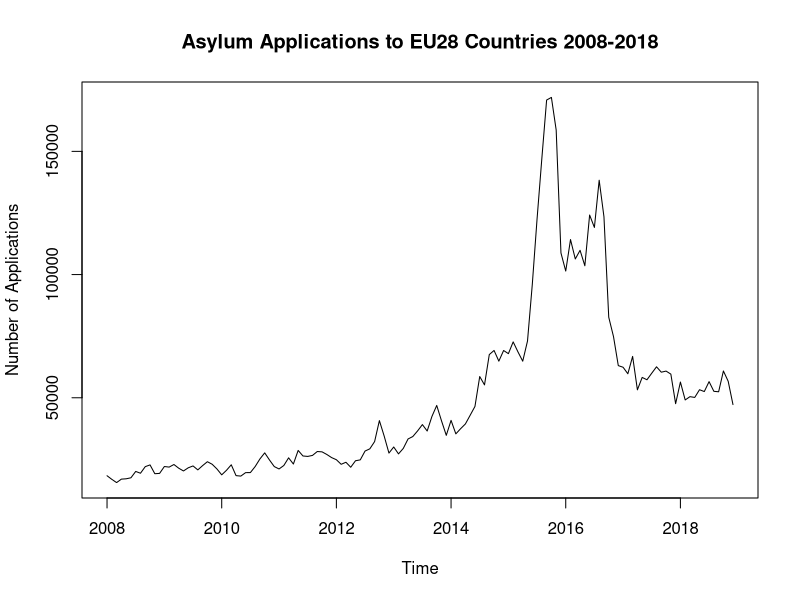
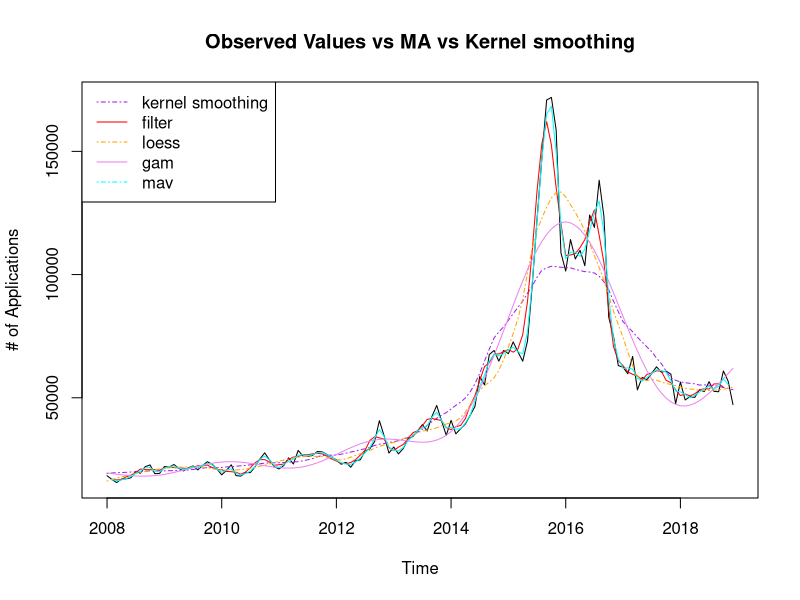
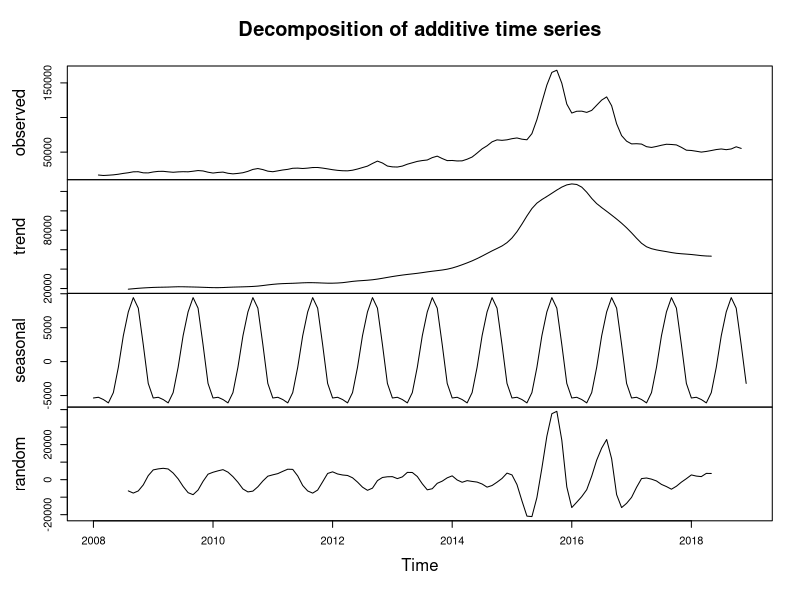
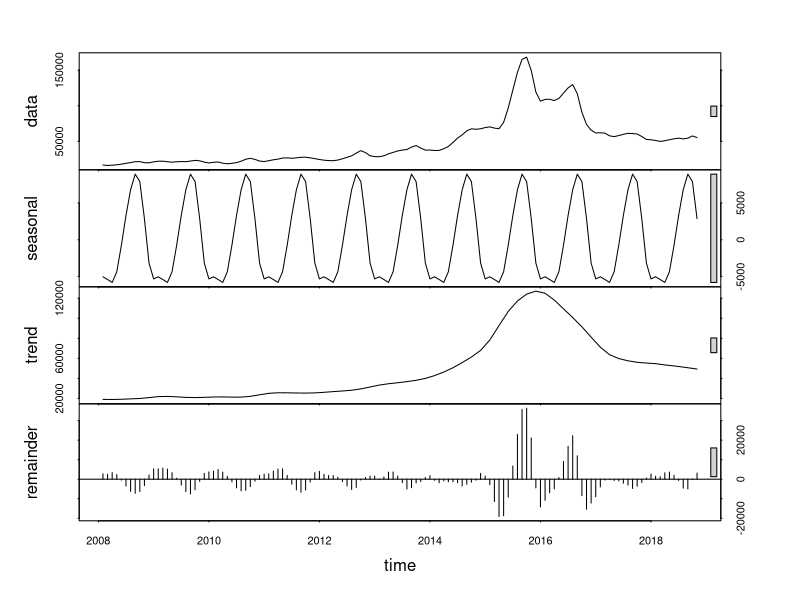
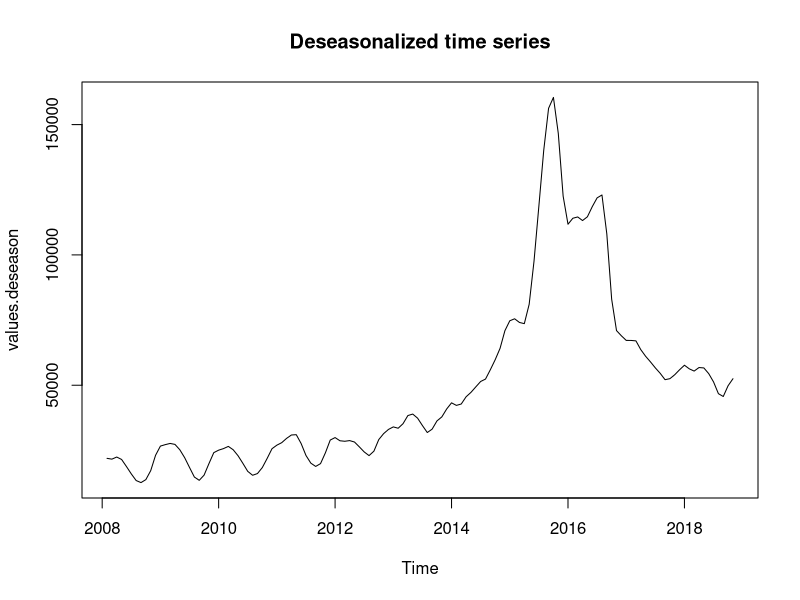
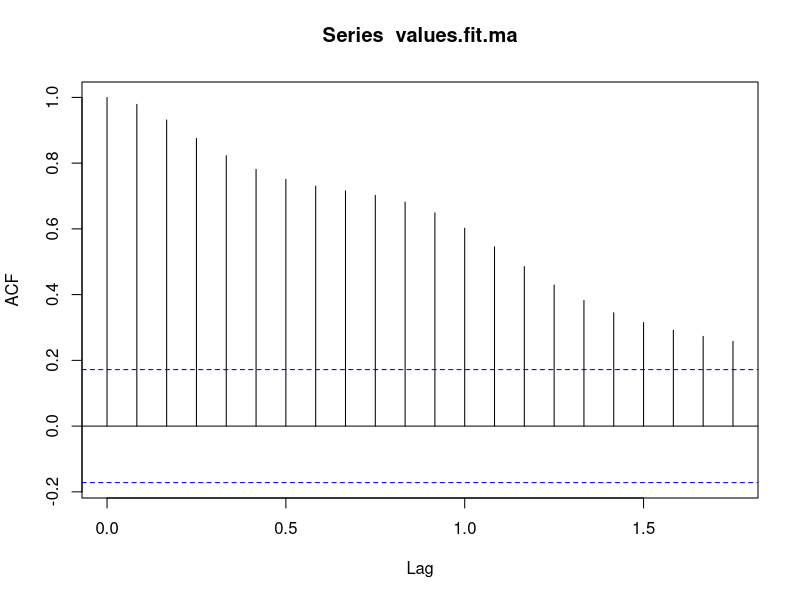
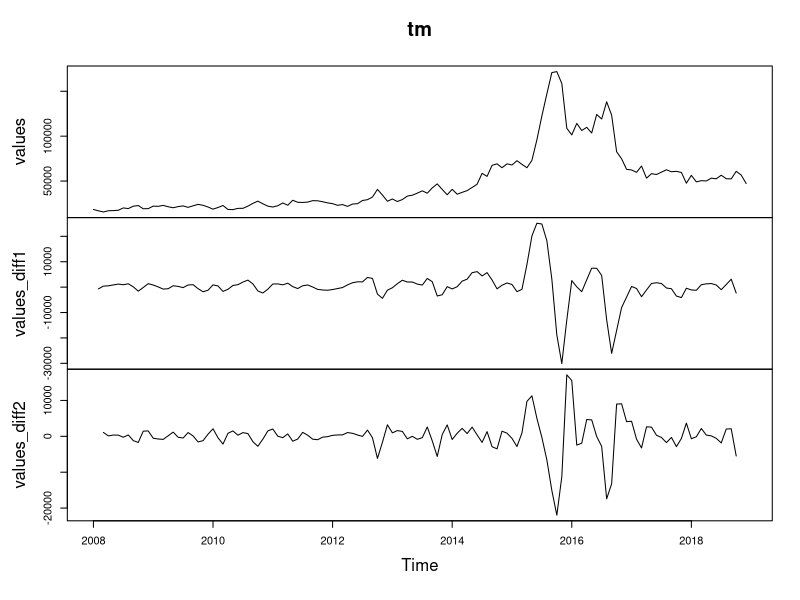
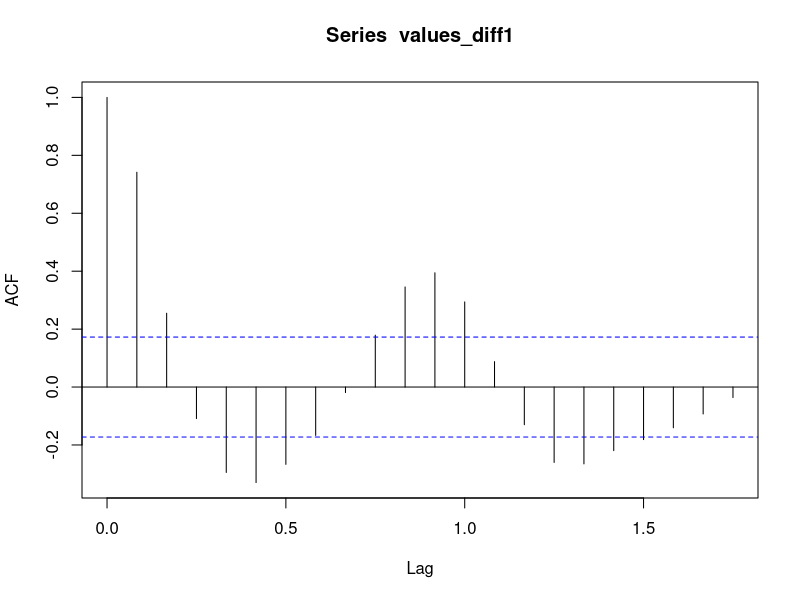

Here is the R script that generated these plots, in order:
## ---- chunk 1
#set working directory
#setwd("~/DIT/Time Series 2 Forecasting/Project/2-Trend and seasonality")

#Graphical Parameters: For colours, color specifications, check colors() or, even better, demo(colors)

library(readr)
library(forecast)
library(tseries)
library(mgcv)


datafile <- read_csv("migr_asylum_applicant_EU28/migr_asyappctzm_1_Data.csv")

head(datafile)
## ---- chunk 2
names(datafile)
## ---- chunk 3
values = datafile[9]
values = ts(values, start=2008, frequency=12)
ts.plot(values, main="Asylum Applications to EU28 Countries 2008-2018", ylab="Number of Applications")
## ---- chunk 4
#Create equally spaced time points for fitting trends
time.pts = c(1:length(values))
time.pts = c(time.pts - min(time.pts))/max(time.pts)
## ---- chunk 5
#define mav/smoothing methods, and fit
values.mafilter.fit = filter(values, filter = rep(1/4, 4), sides = 2)


ma.fit = ma(values, order=2)
values.fit.ma = ts(ma.fit, start=2008, frequency=12)

ksmooth.fit = ksmooth(time.pts, values, kernel = "box", bandwidth = 0.2)
values.fit.ksmooth = ts(ksmooth.fit$y,start=2008,frequency=12)

loess.fit = loess(as.matrix(values)~time.pts, data=values, span=0.2)
values.fit.loess = ts(predict(loess.fit), start=2008, frequency=12)

gam.fit = gam(values~s(time.pts))
values.fit.gam = ts(fitted(gam.fit),start=2008,frequency=12) 
## ---- chunk 6
# plot fits against values
ts.plot(values,ylab="# of Applications", main="Observed Values vs MA vs Kernel smoothing")
lines(values.fit.ksmooth,lwd=1, lty=4 ,col="purple")
lines(values.mafilter.fit, col="red")
lines(values.fit.loess, col="orange", lty=4)
lines(values.fit.gam, col="violet")
lines(values.fit.ma, col="cyan")
legend(x="topleft",c("kernel smoothing", "filter", "loess", "gam", "mav"),lty = c(4, 1), col=c("purple","red", "orange", "violet", "cyan"))
#values.fit.mav is the ma dataframe (type of the objects is float) with the transformed values for each entry
#ablines is an a, b line graphing function, a is y intercept and b is slope
## ---- chunk 7
values.ma.decomp = decompose(values.fit.ma, type=c("additive"))
plot(values.ma.decomp)
## ---- chunk 8
values.decomp.stl <- stl(na.omit(values.fit.ma[, 1]), s.window="periodic")
plot(values.decomp.stl)
## ---- chunk 9
values.deseason = seasadj(values.decomp.stl)
plot(values.deseason, main="Deseasonalized time series")
print(values.decomp.stl)
## ---- chunk 10
values.fit.ma <- ts(na.omit(values.fit.ma), frequency=12, start=2008)
acf(values.fit.ma)
adf.test(values.fit.ma)
## ---- chunk 11
values_diff1 = diff(values.fit.ma)
values_diff2 = diff(values_diff1)
tm <- cbind(values, values_diff1, values_diff2)
plot(tm)
## ---- chunk 12
acf(values_diff1)
adf.test(values_diff1)
